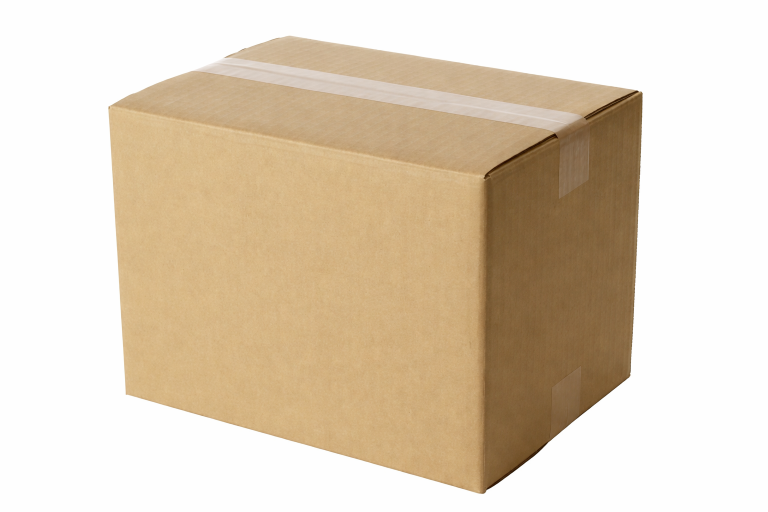
#> input picture api/package_generator/assets/boxes/box_base.png, 1536 x 1024 px (shown at 1/2 size)
$ python -i box_compositor.py   (imports and definitions only)
#> lines starting #> are read from the running program, lines starting #| are printed output that depends on the picture
#> further down, picture is the input picture: PIL image 1536x1024 RGB; mean R, G, B 222.1, 206.9, 185.7
import os
import io
import random
import requests
from PIL import Image, ImageDraw, ImageFilter, ImageEnhance, ImageChops

ASSETS_DIR = os.path.join(os.path.dirname(__file__), 'assets')
BOX_PATH   = os.path.join(ASSETS_DIR, 'boxes', 'box_base.png')

ROUTING_CODES = {
    'SPAIN': 'ESP-MAD-001', 'FRANCE': 'FRA-CDG-002', 'GERMANY': 'DEU-FRA-003',
    'UNITED KINGDOM': 'GBR-LHR-004', 'UK': 'GBR-LHR-004',
    'ITALY': 'ITA-FCO-005', 'NETHERLANDS': 'NLD-AMS-006',
    'CANADA': 'CAN-YYZ-007', 'AUSTRALIA': 'AUS-SYD-008',
    'JAPAN': 'JPN-NRT-009', 'UAE': 'UAE-DXB-010',
    'BRAZIL': 'BRA-GRU-011', 'DEFAULT': 'INT-HUB-099',
}

def _get_routing_code(country):
    return ROUTING_CODES.get((country or '').upper().strip(), ROUTING_CODES['DEFAULT'])


# [129 lines left out: functions _fetch_street_view, _create_fallback_background, _make_routing_sticker, _add_wear_marks, _perspective_squish, _match_brightness, not called in this run]


def _apply_phone_camera_effect(img):
    """Vignette + warmth + slight blur to simulate phone snap."""
    w, h = img.size
#> w = 1536; h = 1024

    # Vignette
    vig = Image.new('RGBA', (w, h), (0, 0, 0, 0))
#> vig: PIL image 1536x1024 RGBA; every value is 0
    vd  = ImageDraw.Draw(vig)
    for i in range(12):
        alpha = int(22 * (1 - i / 12))
        off   = i * 20
        vd.ellipse([off, off, w-off, h-off],
                   fill=(0,0,0,0), outline=(0,0,0,alpha), width=24)
    vig    = vig.filter(ImageFilter.GaussianBlur(radius=30))
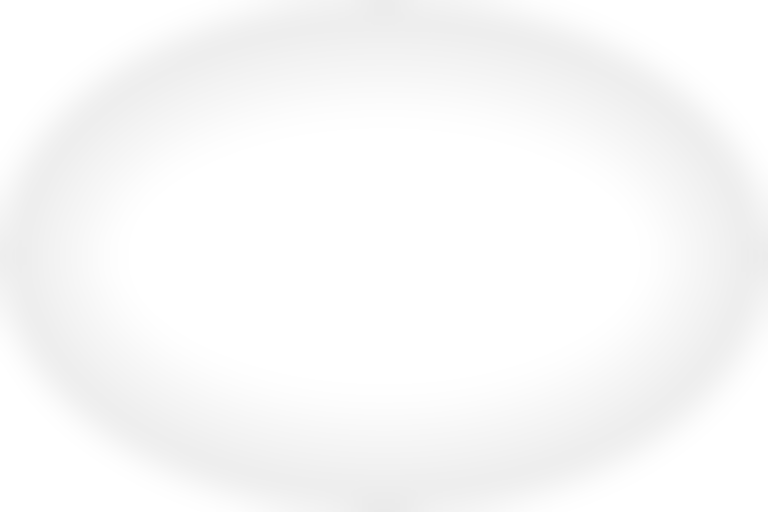
#> vig: PIL image 1536x1024 RGBA (shown at 1/2 size); mean R, G, B, A 0, 0, 0, 6; transparent parts drawn white
    result = img.convert('RGBA')
    result.paste(vig, (0, 0), vig)

    # Slight compression blur (phone JPEG artefact feel)
    rgb   = result.convert('RGB')
    rgb   = rgb.filter(ImageFilter.GaussianBlur(radius=0.4))

    # Warmth
    r, g, b = rgb.split()
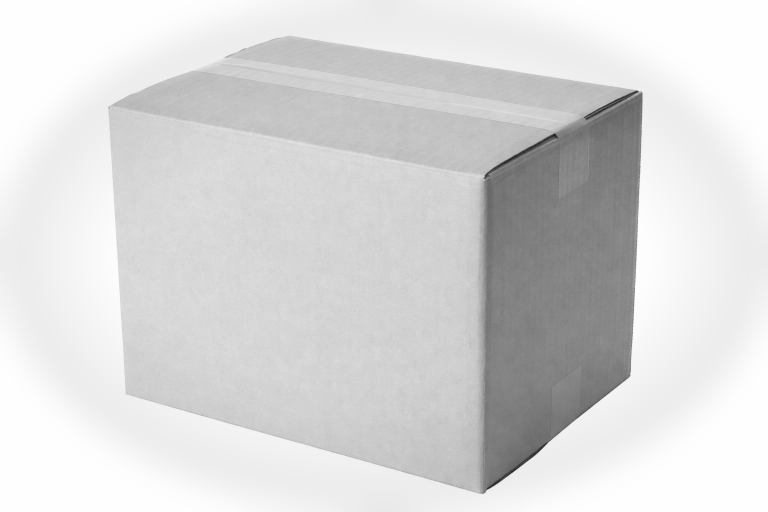
#> r: PIL image 1536x1024 L (shown at 1/2 size); min 28, max 255, mean 216.5
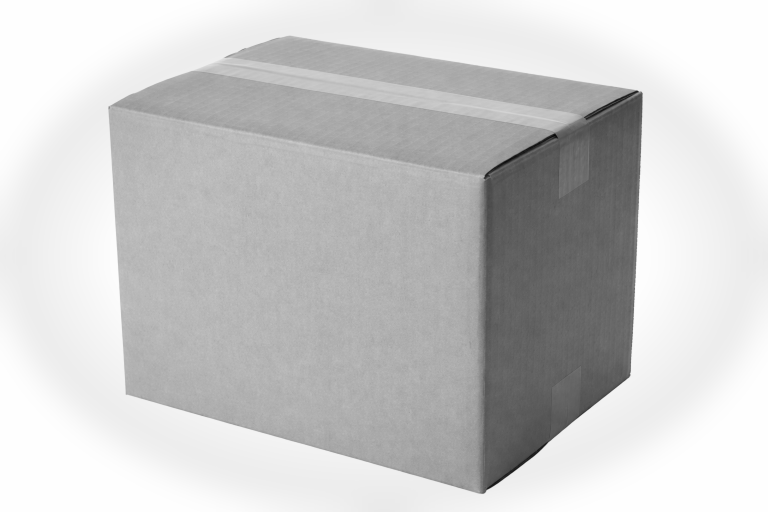
#> g: PIL image 1536x1024 L (shown at 1/2 size); min 7, max 255, mean 201.5
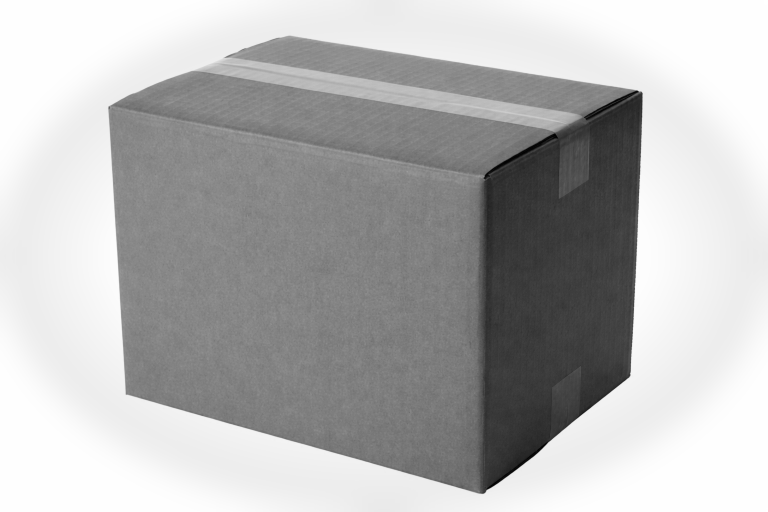
#> b: PIL image 1536x1024 L (shown at 1/2 size); min 0, max 255, mean 180.5
    r = r.point(lambda x: min(255, x + 7))
    b = b.point(lambda x: max(0, x - 5))
    warm = Image.merge('RGB', (r, g, b))
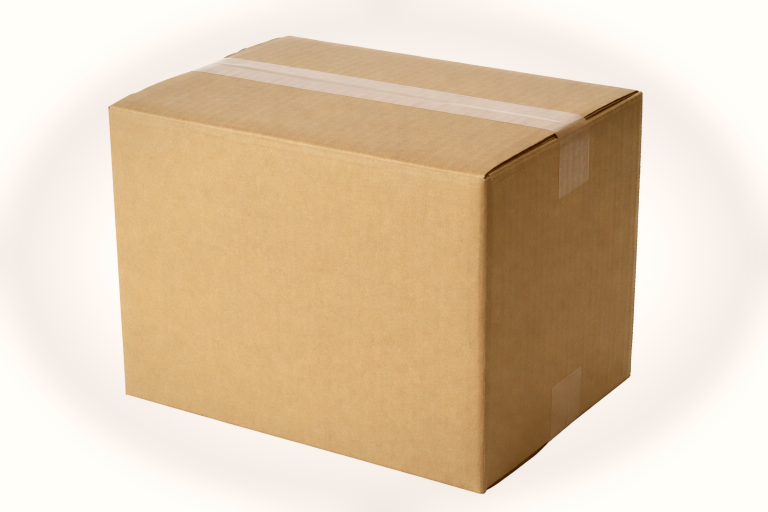
#> warm: PIL image 1536x1024 RGB (shown at 1/2 size); mean R, G, B 222.5, 201.5, 175.5

    # Slight desaturate — phones compress colour
    grey  = ImageEnhance.Color(warm).enhance(0.88)
    sharp = ImageEnhance.Sharpness(grey).enhance(1.15)
    return sharp.convert('RGBA')


# [90 lines left out: function composite_delivery_photo, not called in this run]

>>> from PIL import Image
>>> picture = Image.open('assets/boxes/box_base.png')
>>> result = _apply_phone_camera_effect(picture)
